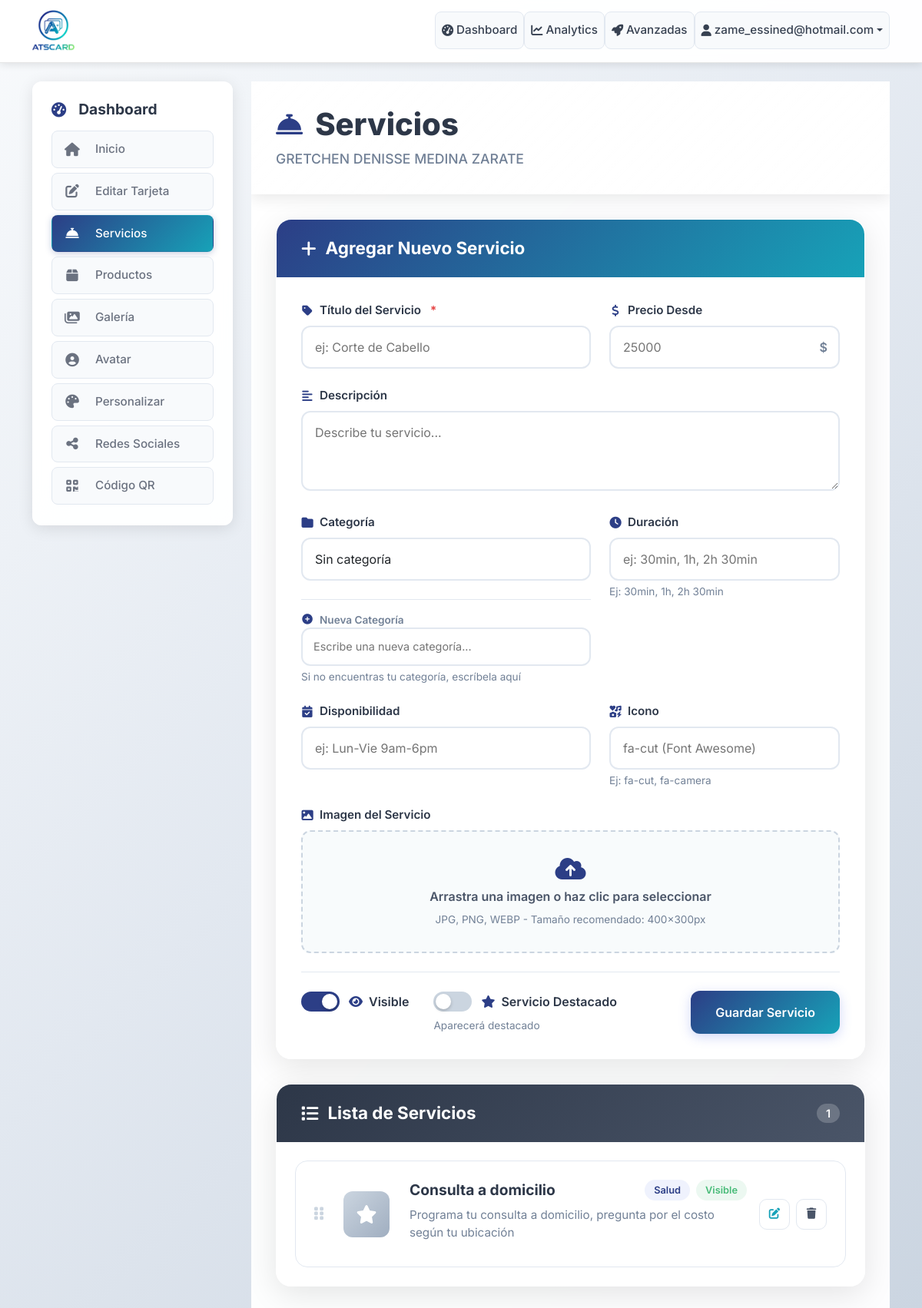
/dashboard/cards/12/services (signed in), run on an earlier commit of the app's database.
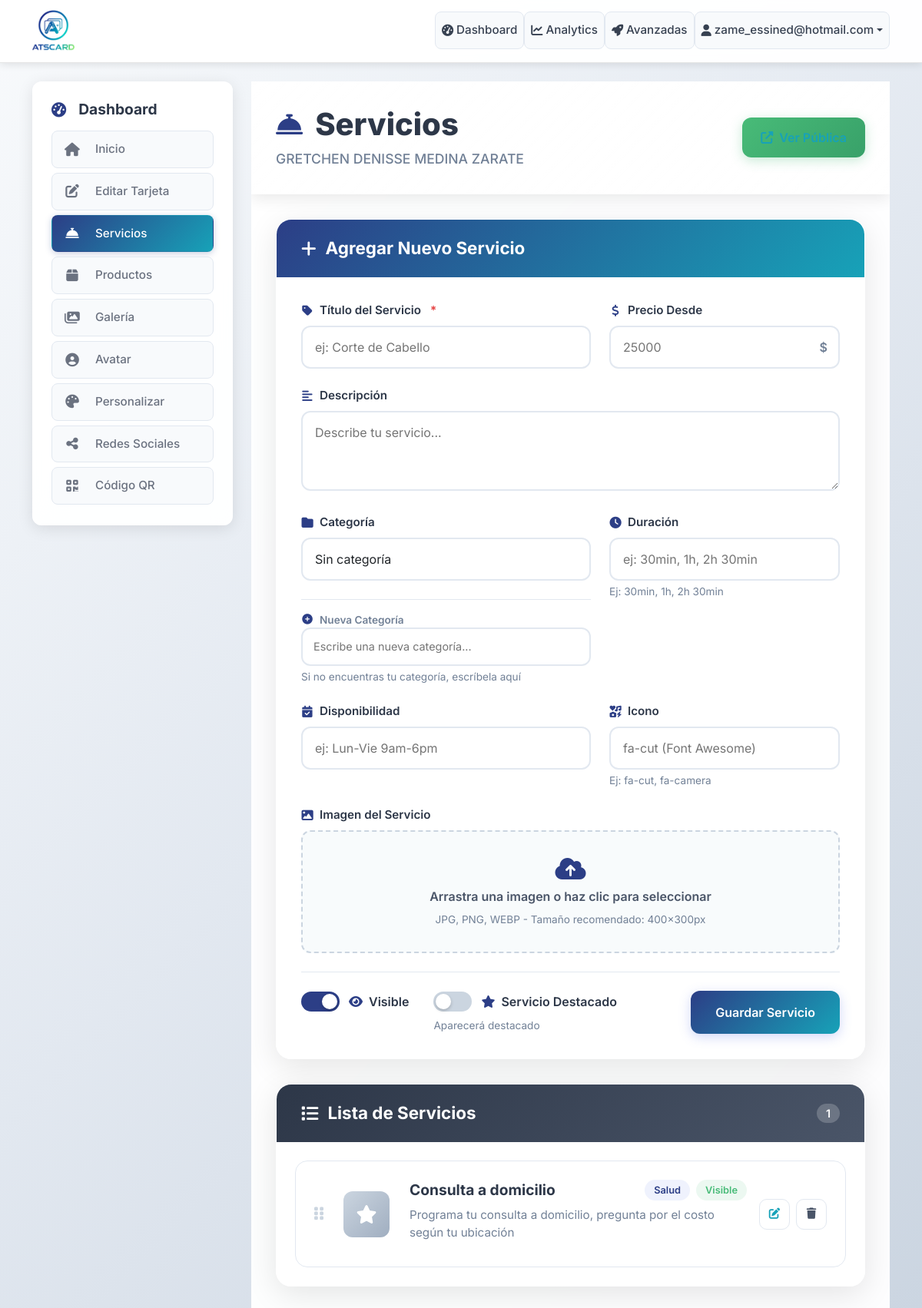
And on a later commit of the database.
### app/dashboard/routes.py (the view, shortened to what this page needs)
@bp.route('/cards/<int:id>/services', methods=['GET', 'POST'])
@login_required
def card_services(id):
    card = get_user_card_or_404(id)
    form = ServiceForm()
    services = card.services.order_by(Service.order_index).all()
    user_agent = request.headers.get('User-Agent', '').lower()
    is_mobile = any(keyword in user_agent for keyword in [
        'mobile', 'android', 'iphone', 'ipad', 'ipod', 'blackberry', 'windows phone'
    ])
    if is_mobile:
        return render_template('dashboard/services_pwa.html', card=card, services=services, form=form)
    else:
        return render_template('dashboard/services.html', card=card, services=services, form=form)

### app/models.py (called while the page is built, shortened)
    def is_admin(self):
        return self.role == 'admin'

    def get_public_url(self):
        return f"/c/{self.slug}"

    def get_duration_display(self):
        if not self.duration_minutes:
            return None

### app/utils.py (called while the page is built)
def get_user_card_or_404(card_id):
    from flask_login import current_user
    from flask import abort
    from .models import Card
    card = Card.query.filter_by(id=card_id, owner_id=current_user.id).first()
    if not card:
        abort(404)
    return card

### app/templates/dashboard/services.html (shortened to what the changed rows need)
{% extends "base.html" %}
{% block content %}
<div class="row">
    <div class="col-md-9">
        <div class="services-main">
        <div class="services-header">
            <div class="header-content">
                <div class="header-title">
                    <h1 class="services-title">
                        <i class="fas fa-concierge-bell"></i>
                        Servicios
                    </h1>
                </div>
                {% if card.is_public %}
                    <a href="{{ card.get_public_url() }}" target="_blank" class="view-public-btn">
                        <i class="fas fa-external-link-alt"></i>
                    </a>
                {% endif %}
            </div>
        </div>
    </div>
</div>
{% endblock %}

What changed in the data, as far as the page shows it:
changed Card "GRETCHEN DENISSE MEDINA ZARATE": is_public False → True (drawn)
